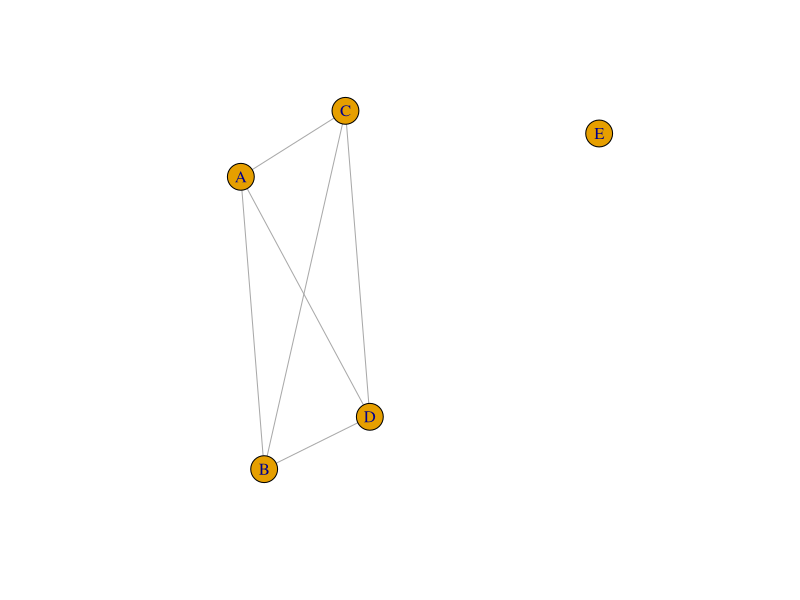
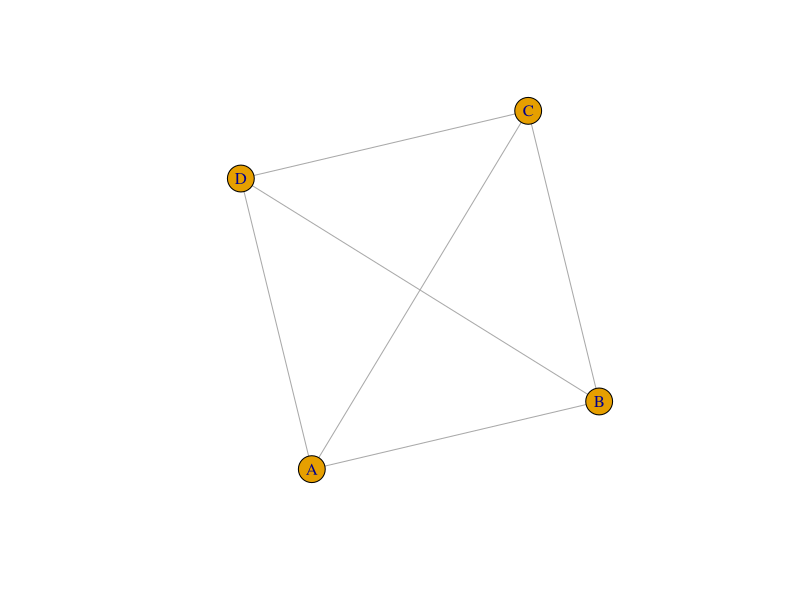
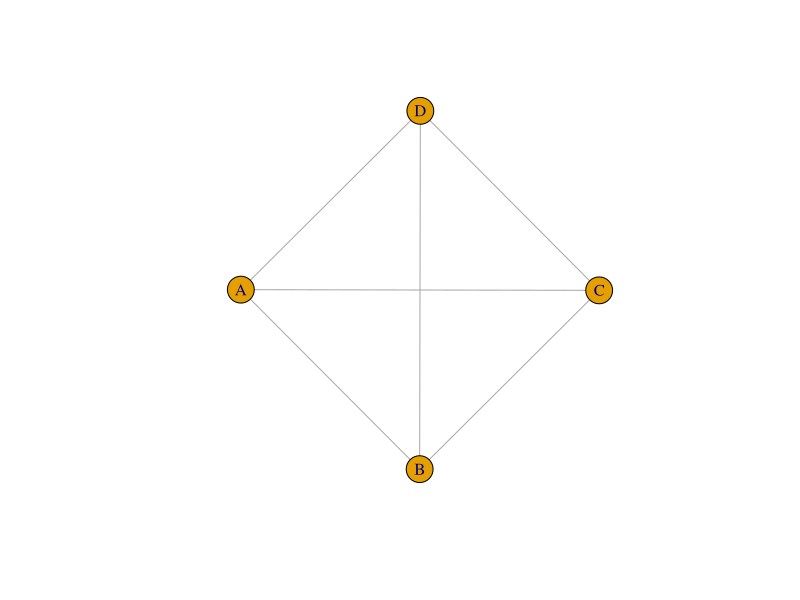
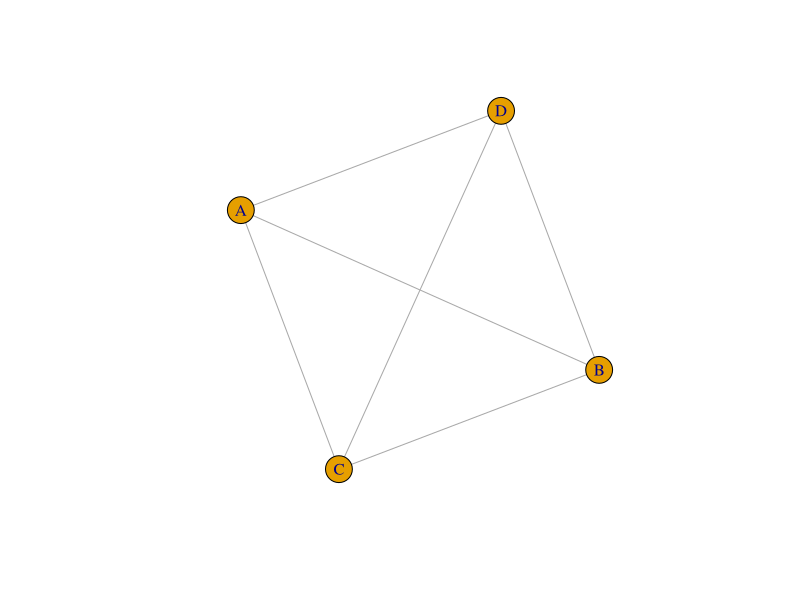
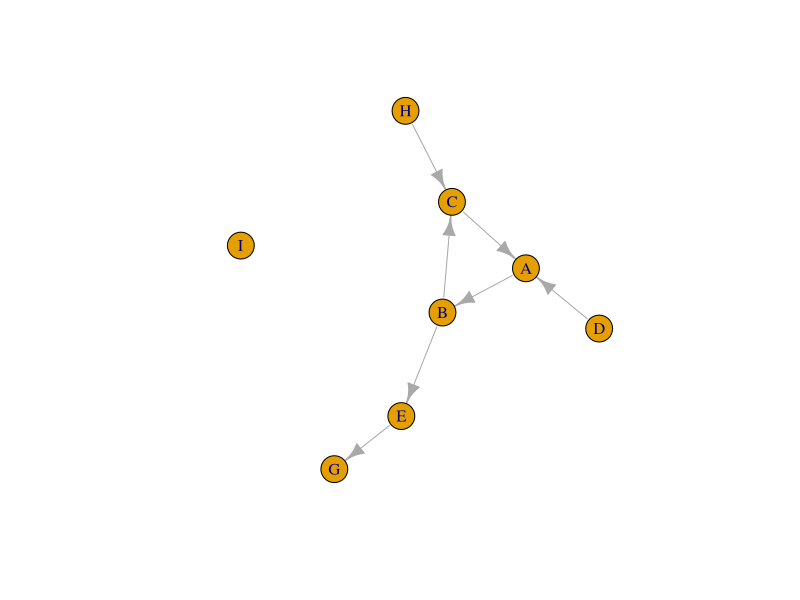

Source code (R) for these figures, in order: (Note: this script raises an error after producing the figures.)
## ---- chunk 1
knitr::opts_chunk$set(echo = TRUE)
## ---- chunk 2
library(igraph)
tang <- make_empty_graph(directed = FALSE)+
  vertices(LETTERS[1:5])+
  edges('A','B', 'A','C', 'A','D',
        'B','C', 'B','D',
        'C','D')
plot(tang)

tang2 <- tang-V(tang)[degree(tang)==0]
plot(tang2)

tang3 <- delete.vertices(tang, v = degree(tang)==0)
plot(tang3)

tang4 <- induced_subgraph(tang, degree(tang)!= 0)
plot(tang4)
## ---- chunk 3
bow <- make_graph(~A-+B-+C-+A,
                    D-+A,
                    B-+E,
                    E-+G,
                    H-+C,
                    I)
plot(bow)
## ---- chunk 4
bowtie <- function(graph){
  bowtie <- list()
  incom <- FALSE
  outcom <- FALSE
  tendril <- FALSE
  disconnected <- FALSE
  c <- components(graph, mode = 'strong')
  coreindex <- which.max(c$csize)
  corevertices <- V(graph)[c$membership == coreindex]
  for(v in V(graph)){
    if(!(v %in% corevertices)){
      neighin <- neighborhood(graph, order = gorder(graph), nodes = v, mode = 'out')
      neighout <- neighborhood(graph, order = gorder(graph), nodes = v, mode = 'in')
      neighall <- neighborhood(graph, order = gorder(graph), nodes = v, mode = 'all')
      if(corevertices %in% neighin[[1]]){
        if(incom==FALSE){
          incom <- V(graph)[v]
        }else{
          incom <- c(incom,V(graph)[v])
        }
      }else if(corevertices %in% neighout[[1]]){
        if(outcom==FALSE){
          outcom <- V(graph)[v]
        }else{
          outcom <- c(outcom,V(graph)[v])
        }
      }else if(corevertices %in% neighall[[1]]){
        if(tendril==FALSE){
          tendril <- V(graph)[v]
        }else{
          tendril <- c(tendril,V(graph)[v])
        }
      }else{
        if(disconnected==FALSE){
          disconnected <- V(graph)[v]
        }else{
          disconnected <- c(disconnected,V(graph)[v])
        }
      }
    }
  }
  bowtie <- list(core_vertices=corevertices,in_component=incom,out_component=outcom,tendril=tendril,disconnected=disconnected)
  return(bowtie)
}

print(bowtie(bow))
## ---- chunk 5
name <- c('s','2','3','4','5','6','7','t')
mat <- c(0,10,5,15,0,0,0,0,
         0,0,4,0,9,15,0,0,
         0,0,0,4,0,8,0,0,
         0,0,0,0,0,0,30,0,
         0,0,0,0,0,15,0,10,
         0,0,0,0,0,0,15,10,
         0,0,6,0,0,0,0,10,
         0,0,0,0,0,0,0,0)
mat <- matrix(mat, nrow = 8, byrow =TRUE)
rownames(mat) <- name
colnames(mat) <- name
graph <- graph_from_adjacency_matrix(mat, mode = 'directed', weighted = TRUE)
plot(graph)
## ---- chunk 6
dijkstra <- function(graph, s, t){
  graph <- set_vertex_attr(graph, 'dist', index=V(graph), value=Inf)
  V(graph)[s]$dist <- 0 
  graph <- set_vertex_attr(graph, 'previous', index=V(graph), value=FALSE)
  V(graph)[s]$previous <- V(graph)[s]$name
  q <- V(graph)
  while(length(q)!=0){
    u <- V(graph)[q]$name[which.min(V(graph)[q]$dist)]
    q <- difference(q,q[u])
    if(u!=t){
    neighbor <- neighborhood(graph,order=1,nodes=V(graph)[u],mode = 'out')[[1]]$name
    if (length(neighbor)>1){
      neighbor <- neighbor[2:length(neighbor)]
    #cat('u', u, 'neighbor', neighbor)
    
    for(nei in neighbor){
      #cat(u, nei)
      alt <- V(graph)[u]$dist+ E(graph)[u %->% nei]$weight
      if(alt<V(graph)[nei]$dist){
        V(graph)[nei]$dist <- alt
        o <- list(c(V(graph)[u]$previous[[1]],V(graph)[nei]$name))
        graph <- set_vertex_attr(graph,'previous',index=nei,value=o)
        #V(graph)[nei]$previous<-list(V(graph)[u]$previous,V(graph)[nei]$name)
      }
    }
    } else {
      
    }
    
    }else{
      return(V(graph)[t]$previous)
    }
  }
}

print(dijkstra(graph, 's','8'))
## ---- chunk 7
others <- names(V(graph)[-1])
print('Custom Dijkstra function')
for (v in others){
  cat('from s to',v, unlist(dijkstra(graph,'s',v)), '\n')
}
print('shortest_path igraph function')
for (v in others){
  cat('from s to', v, unlist(shortest_paths(graph,'s',v)),'\n')
}
## ---- chunk 8
paths <- all_shortest_paths(graph, 's','t', weights = NA)
weights <- lapply(paths$res, function(x){sum(E(graph = graph, path = x)$weight)})
maxweight <- which.max(unlist(weights))
paths$res[maxweight]
sum(E(graph, path = paths$res[[maxweight]])$weight)
